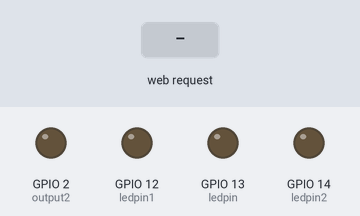
Simulated run of this sketch. Board: ESP32. On the bench: output pins drawn as LEDs (lit = HIGH). Inputs (shaded band) come from the test bench. WiFi joins after 1.5 s; servers stay silent unless stated; random numbers use the default seed unless the sketch sets one; what the sketch prints to the serial monitor is not drawn.

Above: at 2.7 s.
2.8 s: HTTP request GET /2/on received
At 3.3 s:
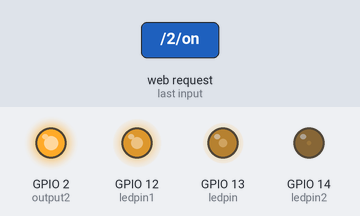
At 8.3 s:
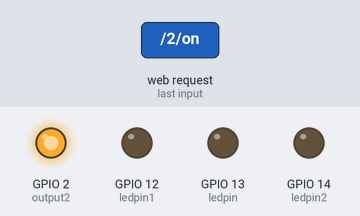
Timing chart, 0 to 9.8 s (numbered marks = the images above; inputs shaded):
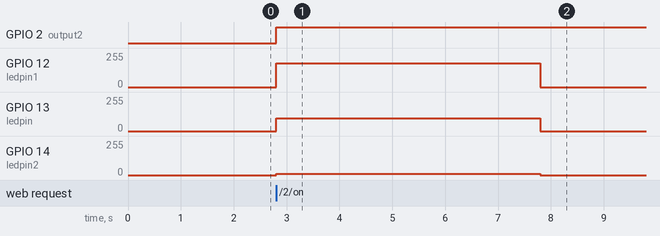

The sketch:

Jackpot_projexpo.ino
```cpp
#include <WiFi.h>

const int ledpin = 13; // pwm pins
const int ledpin1 = 12;
const int ledpin2 = 14;

const int gnd = 27; // ground pins
const int gnd1 = 26;
const int gnd2 = 25;


const int freq= 5000;

const int ledChannel=0; // pwm channels
const int ledChannel1=1;
const int ledChannel2=2;

const int resolution= 8;

// network credentials
const char* ssid     = "akshay";
const char* password = "nanomicro";

// Set web server port number to 80
WiFiServer server(80);

// Variable to store the HTTP request
String header;

// Auxiliar variables to store the current output state
String output2State = "off";

// Assign output variables to GPIO pins
const int output2 = 2;

void setup() {
  // put your setup code here, to run once:
ledcSetup(ledChannel,freq,resolution);
ledcAttachPin(ledpin,ledChannel);
ledcSetup(ledChannel1,freq,resolution);
ledcAttachPin(ledpin1,ledChannel1);
ledcSetup(ledChannel2,freq,resolution);
ledcAttachPin(ledpin2,ledChannel2);

randomSeed(analogRead(0));

Serial.begin(115200);
  // Initialize the output variables as outputs
  pinMode(output2, OUTPUT);
  pinMode(gnd,OUTPUT);
  pinMode(gnd1,OUTPUT);
  pinMode(gnd2,OUTPUT);

  // Set outputs to LOW
  digitalWrite(output2, LOW);
  digitalWrite(gnd, LOW);
  digitalWrite(gnd1, LOW);
  digitalWrite(gnd2, LOW);

  // Connect to Wi-Fi network with SSID and password
  Serial.print("Connecting to ");
  Serial.println(ssid);
  WiFi.begin(ssid, password);
  while (WiFi.status() != WL_CONNECTED) {
    delay(500);
    Serial.print(".");
  }
  // Print local IP address and start web server
  Serial.println("");
  Serial.println("WiFi connected.");
  Serial.println("IP address: ");
  Serial.println(WiFi.localIP());
  server.begin();
}


void loop() {
   int a = random(85,255); // alloting random numbers for speed of 3 motors
   int b = random(85,255);
   int c = random(85,255);
  // put your main code here, to run repeatedly:
   WiFiClient client = server.available();   // Listen for incoming clients

  if (client) {                             // If a new client connects,
    Serial.println("New Client.");          // print a message out in the serial port
    String currentLine = "";                // make a String to hold incoming data from the client
    while (client.connected()) {            // loop while the client's connected
      if (client.available()) {             // if there's bytes to read from the client,
        char c = client.read();             // read a byte, then
        Serial.write(c);                    // print it out the serial monitor
        header += c;
        if (c == '\n') {                    // if the byte is a newline character
          // if the current line is blank, you got two newline characters in a row.
          // that's the end of the client HTTP request, so send a response:
          if (currentLine.length() == 0) {
            // HTTP headers always start with a response code (e.g. HTTP/1.1 200 OK)
            // and a content-type so the client knows what's coming, then a blank line:
            client.println("HTTP/1.1 200 OK");
            client.println("Content-type:text/html");
            client.println("Connection: close");
            client.println();

            // turns the GPIOs on and off
            if (header.indexOf("GET /2/on") >= 0) {
              Serial.println("GPIO 2 on");
              output2State = "on";
              ledcWrite(ledChannel,a); // running 3 motors at random speeds
              ledcWrite(ledChannel1,b);
              ledcWrite(ledChannel2,c);

              digitalWrite(output2, HIGH);
              delay(5000);

              ledcWrite(ledChannel,0); // automatic switch off
              ledcWrite(ledChannel1,0);
              ledcWrite(ledChannel2,0);

            } else if (header.indexOf("GET /2/off") >= 0) {
              Serial.println("GPIO 2 off");
              output2State = "off";
              ledcWrite(ledChannel,0);
              ledcWrite(ledChannel1,0);
              ledcWrite(ledChannel2,0);
              digitalWrite(output2, LOW);
            }
            // Display the HTML web page
            client.println("<!DOCTYPE html><html>");
            client.println("<head><meta name=\"viewport\" content=\"width=device-width, initial-scale=1\">");
            client.println("<link rel=\"icon\" href=\"data:,\">");
            // CSS to style the on/off buttons
            // Feel free to change the background-color and font-size attributes to fit your preferences
            client.println("<style>html { font-family: Helvetica; display: inline-block; margin: 0px auto; text-align: center;}");
            client.println(".button { background-color: #b10c2d; border: none; color: white; padding: 16px 40px;");
            client.println("text-decoration: none; font-size: 30px; margin: 2px; cursor: pointer;}");
            client.println(".button2 {background-color: #555555;}</style></head>");

            // Web Page Heading
            client.println("<body bgcolor='black'><h1 style='color:#b10c2d;'>Jackpot!!!</h1>");

            // Display current state, and ON/OFF buttons for GPIO 26
            client.println("<p style='color:#b10c2d;'>Press the button to spin your luck</p>");
            // If the output2State is off, it displays the ON button
            if (output2State=="off") {
              client.println("<p><a href=\"/2/on\"><button class=\"button\">ON</button></a></p>");
            } else {
              client.println("<p><a href=\"/2/off\"><button class=\"button button2\">OFF</button></a></p>");
            }

            client.println("</body></html>");

            // The HTTP response ends with another blank line
            client.println();
            // Break out of the while loop
            break;
          } else { // if you got a newline, then clear currentLine
            currentLine = "";
          }
        } else if (c != '\r') {  // if you got anything else but a carriage return character,
          currentLine += c;      // add it to the end of the currentLine
        }
      }
    }
    // Clear the header variable
    header = "";
    // Close the connection
    client.stop();
    Serial.println("Client disconnected.");
    Serial.println("");
  }

}
```

Measured:
- after the input at 2.8 s, GPIO 2 (output2): LOW → HIGH at once; GPIO 12 (ledpin1): 0/255 → 179/255 at once, → 0/255 5.0 s later; GPIO 13 (ledpin): 0/255 → 96/255 at once, → 0/255 5.0 s later; GPIO 14 (ledpin2): 0/255 → 10/255 at once, → 0/255 5.0 s later
